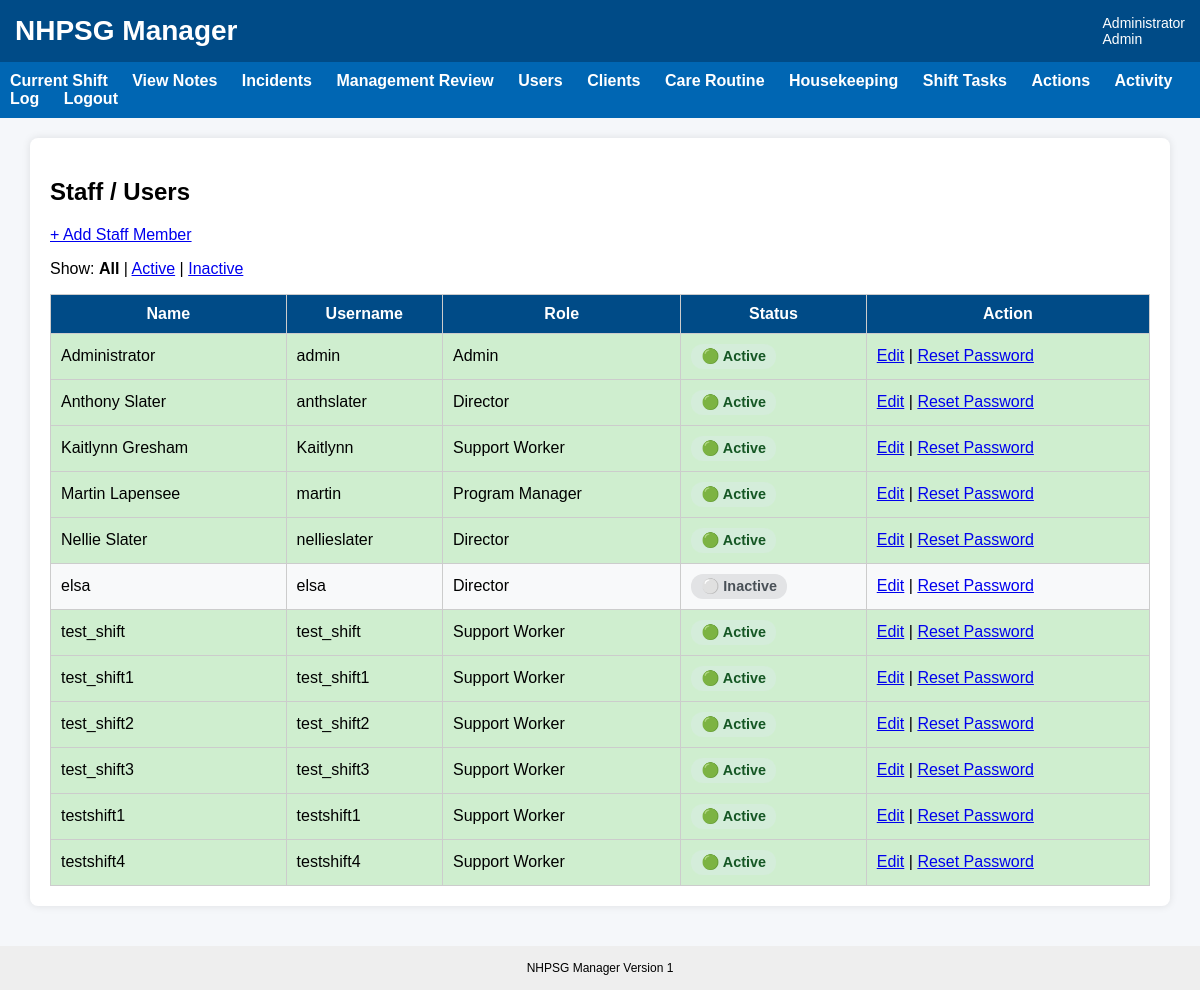
The app's page /users (signed in) with its own data.
### tables this page shows
CREATE TABLE users (
    user_id INTEGER PRIMARY KEY AUTOINCREMENT,
    username TEXT UNIQUE NOT NULL,
    password_hash TEXT NOT NULL,
    full_name TEXT NOT NULL,
    role TEXT NOT NULL,
    active INTEGER NOT NULL DEFAULT 1
, must_change_password INTEGER NOT NULL DEFAULT 0, password_reset_at TEXT, password_reset_by INTEGER, last_password_changed_at TEXT);

### app.py (the view)
@app.route("/users")
def users():
    if "user_id" not in session:
        return redirect(url_for("login"))
    if session["role"] not in ["Admin", "Program Manager", "Director"]:
        return "Access denied", 403
    status_filter = request.args.get(
        "status",
        "all"
    ).strip().lower()
    if status_filter == "active":
        active_filter = 1
    elif status_filter == "inactive":
        active_filter = 0
    else:
        status_filter = "all"
        active_filter = None
    conn = get_db()
    query = """
        SELECT user_id, username, full_name, role, active
        FROM users
    """
    parameters = ()
    if active_filter is not None:
        query += """
            WHERE active = ?
        """
        parameters = (active_filter,)
    query += """
        ORDER BY full_name
    """
    users = conn.execute(
        query,
        parameters
    ).fetchall()
    conn.close()
    return render_template(
        "users.html",
        users=users,
        status_filter=status_filter
    )

### app.py (called while the page is built, shortened)
@app.before_request
def enforce_session_timeout():
    if "user_id" not in session:
        return None
    if request.endpoint in [
        "static",
        "login",
        "logout",
        "session_timeout"
    ]:
        return None
    current_time = time.time()
    last_activity = session.get("last_activity")
    if last_activity is not None:
        inactive_seconds = current_time - last_activity
    session["last_activity"] = current_time
    return None

@app.context_processor
def inject_session_timeout_settings():
    return {
        "session_timeout_seconds": SESSION_TIMEOUT_SECONDS,
        "session_warning_seconds": SESSION_WARNING_SECONDS
    }

def get_db():
    print("Using database:", os.path.abspath(DB_NAME))
    conn = sqlite3.connect(DB_NAME)
    conn.row_factory = sqlite3.Row
    return conn

### templates/users.html (shortened to what this page needs)
{% extends "base.html" %}
{% block content %}
<div class="card">
    <h2>Staff / Users</h2>
    <p><a href="/user/new">+ Add Staff Member</a></p>
    <p>
        Show:
        {% if status_filter == "all" %}
            <strong>All</strong>
        {% else %}
            <a href="{{ url_for('users', status='all') }}">All</a>
        {% endif %}
        |
        {% if status_filter == "active" %}
            <strong>Active</strong>
        {% else %}
            <a href="{{ url_for('users', status='active') }}">Active</a>
        {% endif %}
        |
        {% if status_filter == "inactive" %}
            <strong>Inactive</strong>
        {% else %}
            <a href="{{ url_for('users', status='inactive') }}">Inactive</a>
        {% endif %}
    </p>
    {% if users %}
    <table>
        <tr>
            <th>Name</th>
            <th>Username</th>
            <th>Role</th>
            <th>Status</th>
            <th>Action</th>
        </tr>
        {% for user in users %}
        <tr class="{% if user.active %}row-active{% else %}row-inactive{% endif %}">
            <td>{{ user.full_name }}</td>
            <td>{{ user.username }}</td>
            <td>{{ user.role }}</td>
            <td>
                {% if user.active %}
                    <span class="status-active">🟢 Active</span>
                {% else %}
                    <span class="status-inactive">⚪ Inactive</span>
                {% endif %}
            </td>
            <td>
				<a href="{{ url_for('user_edit', user_id=user.user_id, status=status_filter) }}">Edit</a>
				{% if session.role in ["Admin", "Director", "Program Manager"] %}
					| <a href="{{ url_for('reset_user_password', user_id=user.user_id, status=status_filter) }}">Reset Password</a>
				{% endif %}
            </td>
        </tr>
        {% endfor %}
    </table>
    {% endif %}
</div>
{% endblock %}

### templates/base.html (shortened to what this page needs)
<!DOCTYPE html>
<html>
<head>
    <link rel="stylesheet"
          href="{{ url_for('static', filename='css/style.css') }}">
</head>
<body>
<div class="header">
    <div class="title">
        NHPSG Manager
    </div>
    <div class="user">
        {% if session.full_name %}
            {{ session.full_name }}
            <br>
            {{ session.role }}
        {% endif %}
    </div>
</div>
{% if session.user_id %}
<div class="nav">
    <a href="{{ url_for('dashboard') }}">
        Current Shift
    </a>
    <a href="{{ url_for('shift_notes') }}">
        View Notes
    </a>
    <a href="{{ url_for('incident_list') }}">
        Incidents
    </a>
    {% if session.role in ["Admin", "Program Manager", "Director"] %}
        <a href="{{ url_for('manager_review_hub') }}">
            Management Review
        </a>
        <a href="{{ url_for('users') }}">
            Users
        </a>
        <a href="{{ url_for('clients') }}">
            Clients
        </a>
        <a href="{{ url_for('care_tasks') }}">
            Care Routine
        </a>
        <a href="{{ url_for('housekeeping_tasks') }}">
            Housekeeping
        </a>
        <a href="{{ url_for('shift_tasks') }}">
            Shift Tasks
        </a>
        <a href="{{ url_for('actions') }}">
            Actions
        </a>
        <a href="{{ url_for('activity_log') }}">
            Activity Log
        </a>
    {% endif %}
    <a href="{{ url_for('logout') }}">
        Logout
    </a>
</div>
{% endif %}
<div class="container">
{% block content %}
{% endblock %}
</div>
<div class="footer">
    NHPSG Manager
    Version 1
</div>
</body>
</html>

### static/css/style.css (style rules this page uses)
body { font-family: Arial, Helvetica, sans-serif; margin:0; background:#f5f7fa; }
.header { background:#004b87; color:white; padding:15px; display:flex; justify-content:space-between; align-items:center; }
.title { font-size:28px; font-weight:bold; }
.user { font-size:14px; }
.nav { background:#0066b3; padding:10px; }
.nav a { color:white; text-decoration:none; margin-right:20px; font-weight:bold; }
.container { width:95%; margin:auto; margin-top:20px; }
.card { background:white; padding:20px; border-radius:8px; box-shadow:0px 0px 8px rgba(0,0,0,0.1); margin-bottom:20px; }
table { width:100%; border-collapse:collapse; }
th { background:#004b87; color:white; }
td,th { padding:10px; border:1px solid #cccccc; }
.footer { margin-top:40px; padding:15px; background:#eeeeee; text-align:center; font-size:12px; }
.status-active { display: inline-block; padding: 4px 10px; border-radius: 12px; background: #d4edda; color: #155724; font-weight: bold; font-size: 0.9em; }
.status-inactive { display: inline-block; padding: 4px 10px; border-radius: 12px; background: #e2e3e5; color: #495057; font-weight: bold; font-size: 0.9em; }
.row-active { background-color: #cfeecf; }
.row-inactive { background-color: #f8f9fa; }

### records on screen
users: full_name "Administrator", username "admin", role "Admin", active "🟢 Active"
users: full_name "Anthony Slater", username "anthslater", role "Director", active "🟢 Active"
users: full_name "Kaitlynn Gresham", username "Kaitlynn", role "Support Worker", active "🟢 Active"
users: full_name "Martin Lapensee", username "martin", role "Program Manager", active "🟢 Active"
users: full_name "Nellie Slater", username "nellieslater", role "Director", active "🟢 Active"
users: full_name "elsa", username "elsa", role "Director", active "⚪ Inactive"
users: full_name "test_shift", username "test_shift", role "Support Worker", active "🟢 Active"
users: full_name "test_shift1", username "test_shift1", role "Support Worker", active "🟢 Active"
users: full_name "test_shift2", username "test_shift2", role "Support Worker", active "🟢 Active"
users: full_name "test_shift3", username "test_shift3", role "Support Worker", active "🟢 Active"
users: full_name "testshift1", username "testshift1", role "Support Worker", active "🟢 Active"
users: full_name "testshift4", username "testshift4", role "Support Worker", active "🟢 Active"

### other values on screen
{{ session.role }} "Admin"
